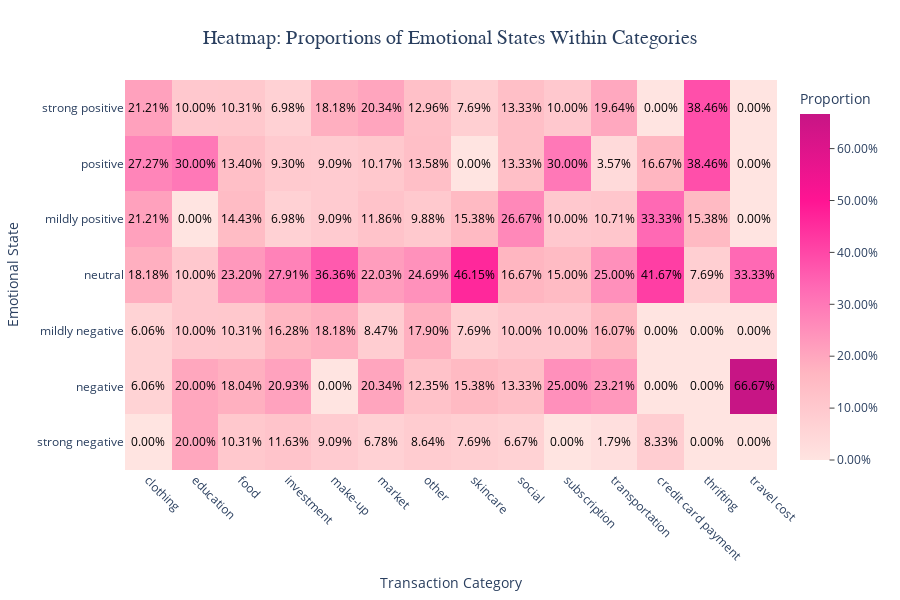

Notebook code cell kept with this figure:
### Code cell
import plotly.express as px

# Group by Emotional State and Category, and count occurrences
heatmap_data = df.groupby(['Emotional State', 'Category']).size().reset_index(name='Count')

# Calculate proportions within each category
heatmap_data['Proportion'] = heatmap_data.groupby('Category')['Count'].transform(lambda x: x / x.sum())

# Create a heatmap for proportions
fig = px.density_heatmap(
    heatmap_data,
    x='Category',
    y='Emotional State',
    z='Proportion',
    color_continuous_scale=[
        "#ffe4e1", "#ffb6c1", "#ff69b4", "#ff1493", "#c71585"
    ],  # Custom pinkish color scale
    title='Heatmap: Proportions of Emotional States Within Categories',
    labels={'Category': 'Transaction Category', 'Emotional State': 'Emotional State', 'Proportion': 'Proportion'}
)

# Enhance layout
fig.update_layout(
    xaxis=dict(
        title='Transaction Category',
        tickangle=45,
        showgrid=True,
        gridcolor='lightgray'
    ),
    yaxis=dict(
        title='Emotional State',
        showgrid=True,
        gridcolor='lightgray'
    ),
    title={
        'text': 'Heatmap: Proportions of Emotional States Within Categories',
        'x': 0.5,
        'y': 0.95,
        'xanchor': 'center',
        'yanchor': 'top',
        'font': {'size': 20, 'family': 'Arial'}
    },
    coloraxis_colorbar=dict(
        title='Proportion',
        ticks='outside',
        tickformat='.2%',  # Show proportions as percentages
        title_font=dict(size=14),
        tickfont=dict(size=12)
    ),
    template='plotly_white',
    height=600,
    margin=dict(t=80, b=100, l=50, r=50)
)

fig.update_layout(
    yaxis=dict(categoryorder='array', categoryarray=[
        'strong negative', 'negative', 'mildly negative', 'neutral', 
        'mildly positive', 'positive', 'strong positive'
    ]))

# Add annotations to show the values inside cells
fig.update_traces(
    texttemplate='%{z:.2%}',  # Format proportions as percentages
    textfont=dict(size=12, color='black'),
    hovertemplate='<b>Category:</b> %{x}<br><b>Emotional State:</b> %{y}<br><b>Proportion:</b> %{z:.2%}<extra></extra>'
)

# Show the heatmap
fig.show()

# Save the figure to an HTML file
pio.write_html(fig, file='emotional_state_proportion.html', full_html=True)

# Or get the HTML string directly
graph_html = pio.to_html(fig, full_html=False)

### Figure 1 — Plotly figure (JSON) as saved in the notebook; plotly's stock layout.template omitted (floating-point values rounded to 4 significant figures)
{"data": [{"coloraxis": "coloraxis", "histfunc": "sum", "hovertemplate": "<b>Category:</b> %{x}<br><b>Emotional State:</b> %{y}<br><b>Proportion:</b> %{z:.2%}<extra></extra>", "name": "", "textfont": {"color": "black", "size": 12}, "texttemplate": "%{z:.2%}", "type": "histogram2d", "x": ["clothing", "education", "food", "investment", "make-up", "market", "other", "skincare", "social", "subscription", "transportation", "clothing", "credit card payment", "food", "investment", "make-up", "market", "other", "skincare", "social", "subscription", "thrifting", "transportation", "clothing", "education", "food", "investment", "market", "other", "skincare", "social", "subscription", "transportation", "travel cost", "clothing", "credit card payment", "education", "food", "investment", "make-up", "market", "other", "skincare", "social", "subscription", "thrifting", "transportation", "travel cost", "clothing", "credit card payment", "education", "food", "investment", "make-up", "market", "other", "social", "subscription", "thrifting", "transportation", "credit card payment", "education", "food", "investment", "make-up", "market", "other", "skincare", "social", "transportation", "clothing", "education", "food", "investment", "make-up", "market", "other", "skincare", "social", "subscription", "thrifting", "transportation"], "xaxis": "x", "xbingroup": "x", "y": ["mildly negative", "mildly negative", "mildly negative", "mildly negative", "mildly negative", "mildly negative", "mildly negative", "mildly negative", "mildly negative", "mildly negative", "mildly negative", "mildly positive", "mildly positive", "mildly positive", "mildly positive", "mildly positive", "mildly positive", "mildly positive", "mildly positive", "mildly positive", "mildly positive", "mildly positive", "mildly positive", "negative", "negative", "negative", "negative", "negative", "negative", "negative", "negative", "negative", "negative", "negative", "neutral", "neutral", "neutral", "neutral", "neutral", "neutral", "neutral", "neutral", "neutral", "neutral", "neutral", "neutral", "neutral", "neutral", "positive", "positive", "positive", "positive", "positive", "positive", "positive", "positive", "positive", "positive", "positive", "positive", "strong negative", "strong negative", "strong negative", "strong negative", "strong negative", "strong negative", "strong negative", "strong negative", "strong negative", "strong negative", "strong positive", "strong positive", "strong positive", "strong positive", "strong positive", "strong positive", "strong positive", "strong positive", "strong positive", "strong positive", "strong positive", "strong positive"], "yaxis": "y", "ybingroup": "y", "z": [0.06061, 0.1, 0.1031, 0.1628, 0.1818, 0.08475, 0.179, 0.07692, 0.1, 0.1, 0.1607, 0.2121, 0.3333, 0.1443, 0.06977, 0.09091, 0.1186, 0.09877, 0.1538, 0.2667, 0.1, 0.1538, 0.1071, 0.06061, 0.2, 0.1804, 0.2093, 0.2034, 0.1235, 0.1538, 0.1333, 0.25, 0.2321, 0.6667, 0.1818, 0.4167, 0.1, 0.232, 0.2791, 0.3636, 0.2203, 0.2469, 0.4615, 0.1667, 0.15, 0.07692, 0.25, 0.3333, 0.2727, 0.1667, 0.3, 0.134, 0.09302, 0.09091, 0.1017, 0.1358, 0.1333, 0.3, 0.3846, 0.03571, 0.08333, 0.2, 0.1031, 0.1163, 0.09091, 0.0678, 0.08642, 0.07692, 0.06667, 0.01786, 0.2121, 0.1, 0.1031, 0.06977, 0.1818, 0.2034, 0.1296, 0.07692, 0.1333, 0.1, 0.3846, 0.1964]}], "layout": {"coloraxis": {"colorbar": {"tickfont": {"size": 12}, "tickformat": ".2%", "ticks": "outside", "title": {"font": {"size": 14}, "text": "Proportion"}}, "colorscale": [[0, "#ffe4e1"], [0.25, "#ffb6c1"], [0.5, "#ff69b4"], [0.75, "#ff1493"], [1, "#c71585"]]}, "height": 600, "legend": {"tracegroupgap": 0}, "margin": {"b": 100, "l": 50, "r": 50, "t": 80}, "title": {"font": {"family": "Arial", "size": 20}, "text": "Heatmap: Proportions of Emotional States Within Categories", "x": 0.5, "xanchor": "center", "y": 0.95, "yanchor": "top"}, "xaxis": {"anchor": "y", "domain": [0, 1], "gridcolor": "lightgray", "showgrid": true, "tickangle": 45, "title": {"text": "Transaction Category"}}, "yaxis": {"anchor": "x", "categoryarray": ["strong negative", "negative", "mildly negative", "neutral", "mildly positive", "positive", "strong positive"], "categoryorder": "array", "domain": [0, 1], "gridcolor": "lightgray", "showgrid": true, "title": {"text": "Emotional State"}}}}
